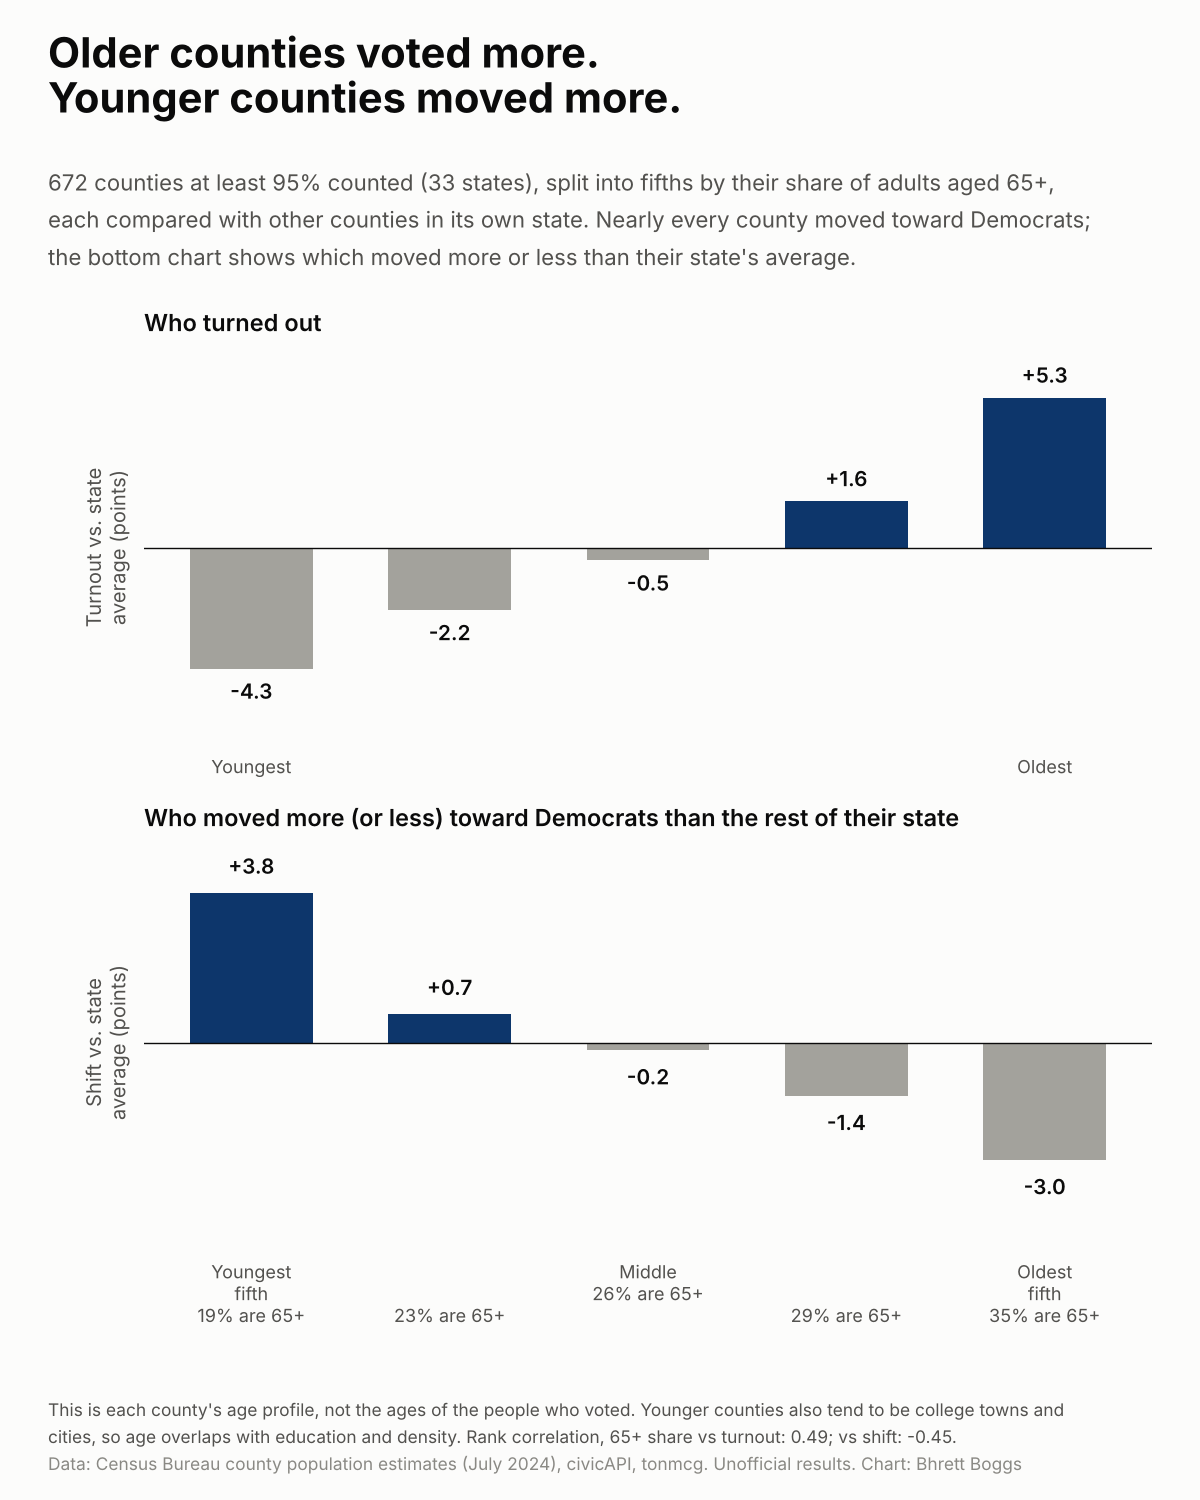

The Python source for this figure:
"""Older vs younger counties: who turned out, and who moved, in 2026.

Reads  data/clean/county_map_2026.csv
       data/raw/census/cc-est2024-agesex-all.csv   Census county population estimates by age (July 2024)
Writes viz/age_turnout_shift/age_turnout_shift.png

Counties (at least 95% counted) are split into five equal groups by their share of adults aged 65+,
measured against other counties in the same state. Top: turnout vs the state's average county.
Bottom: shift since 2024 vs the state's average county. County age profile, not individual voters' ages.
"""
import sys
from pathlib import Path

import matplotlib.pyplot as plt
import numpy as np
import pandas as pd
from scipy.stats import spearmanr

sys.path.insert(0, str(Path(__file__).resolve().parents[1]))
from style import ACCENT, CLEAN, FIGSIZE, GRID, INK, INK_2, SURFACE, footer, setup, titles  # noqa: E402

HERE = Path(__file__).resolve().parent
RAW = HERE.parents[1] / "data" / "raw"
MIN_REPORTING = 95
LABELS = ["Youngest\nfifth", "", "Middle", "", "Oldest\nfifth"]


def load() -> pd.DataFrame:
    a = pd.read_csv(RAW / "census" / "cc-est2024-agesex-all.csv", encoding="latin-1")
    a = a[a.YEAR == 6]  # July 1, 2024 estimate
    a["county_fips"] = a.STATE.astype(str).str.zfill(2) + a.COUNTY.astype(str).str.zfill(3)
    a["adults"] = a.AGE18PLUS_TOT
    a["old"] = a.AGE65PLUS_TOT / a.adults * 100
    m = pd.read_csv(CLEAN / "county_map_2026.csv", dtype={"county_fips": str})
    m = m[m.d_vs_r_race & m.margin_2024.notna() & (m.pct_reporting >= MIN_REPORTING)]
    m = m.merge(a[["county_fips", "adults", "old"]], on="county_fips")
    m["turnout"] = m.total_votes / m.adults * 100
    m["shift"] = m.shift_vs_2024 * 100
    m = m[m.turnout.between(10, 100)]
    for c in ("old", "turnout", "shift"):
        m[c + "_dm"] = m[c] - m.groupby("state")[c].transform("mean")
    m["q"] = pd.qcut(m.old_dm, 5, labels=False)
    return m


def panel(ax, x, y, color, ylabel, fmt):
    ax.bar(x, y, width=0.62, color=[color if v >= 0 else "#a3a29c" for v in y], zorder=3)
    for xi, v in zip(x, y):
        ax.text(xi, v + (0.35 if v >= 0 else -0.35), fmt(v), ha="center", va="bottom" if v >= 0 else "top",
                fontsize=15, weight="semibold", color=INK)
    ax.axhline(0, color=INK, lw=1, zorder=4)
    lim = max(abs(y).max() * 1.35, 3)
    ax.set_ylim(-lim, lim)
    ax.set_yticks([])
    ax.set_xticks([])
    for s in ax.spines.values():
        s.set_visible(False)
    ax.set_ylabel(ylabel, labelpad=10, fontsize=14.5)


def main() -> None:
    setup()
    m = load()
    g = m.groupby("q").agg(old=("old", "median"), turnout=("turnout_dm", "mean"), shift=("shift_dm", "mean"))
    rho_t = spearmanr(m.old_dm, m.turnout_dm).statistic
    rho_s = spearmanr(m.old_dm, m.shift_dm).statistic
    x = np.arange(5)

    fig = plt.figure(figsize=FIGSIZE, dpi=100)
    ax1 = fig.add_axes([0.12, 0.50, 0.84, 0.27])
    ax2 = fig.add_axes([0.12, 0.17, 0.84, 0.27])
    panel(ax1, x, g.turnout.values, ACCENT, "Turnout vs. state\naverage (points)", lambda v: f"{v:+.1f}")
    panel(ax2, x, g["shift"].values, ACCENT, "Shift vs. state\naverage (points)",
          lambda v: f"{v:+.1f}")
    ax1.set_title("Who turned out", loc="left", fontsize=17, weight="semibold", pad=10)
    ax2.set_title("Who moved more (or less) toward Democrats than the rest of their state", loc="left", fontsize=17, weight="semibold", pad=10)
    for xi, lab in enumerate(["Youngest", "", "", "", "Oldest"]):
        ax1.text(xi, ax1.get_ylim()[0] - 0.2, lab, ha="center", va="top", fontsize=13, color=INK_2)
    for xi, (lab, old) in enumerate(zip(LABELS, g.old)):
        ax2.text(xi, ax2.get_ylim()[0] - 0.4, (lab + "\n" if lab else "\n\n") + f"{old:.0f}% are 65+",
                 ha="center", va="top", fontsize=13, color=INK_2)

    titles(fig, "Older counties voted more.",
           "Younger counties moved more.",
           f"{len(m):,} counties at least {MIN_REPORTING}% counted ({m.state.nunique()} states), split into fifths by "
           "their share of adults aged 65+,\neach compared with other counties in its own state. Nearly every county "
           "moved toward Democrats;\nthe bottom chart shows which moved more or less than their state's average.")
    footer(fig, [
        "This is each county's age profile, not the ages of the people who voted. Younger counties also tend to be college towns and",
        f"cities, so age overlaps with education and density. Rank correlation, 65+ share vs turnout: {rho_t:.2f}; vs shift: {rho_s:.2f}.",
    ], "Census Bureau county population estimates (July 2024), civicAPI, tonmcg. Unofficial results")

    out = HERE / "age_turnout_shift.png"
    fig.savefig(out, facecolor=SURFACE)
    print(f"wrote {out}  n={len(m)}\n{g.round(2)}")


if __name__ == "__main__":
    main()
